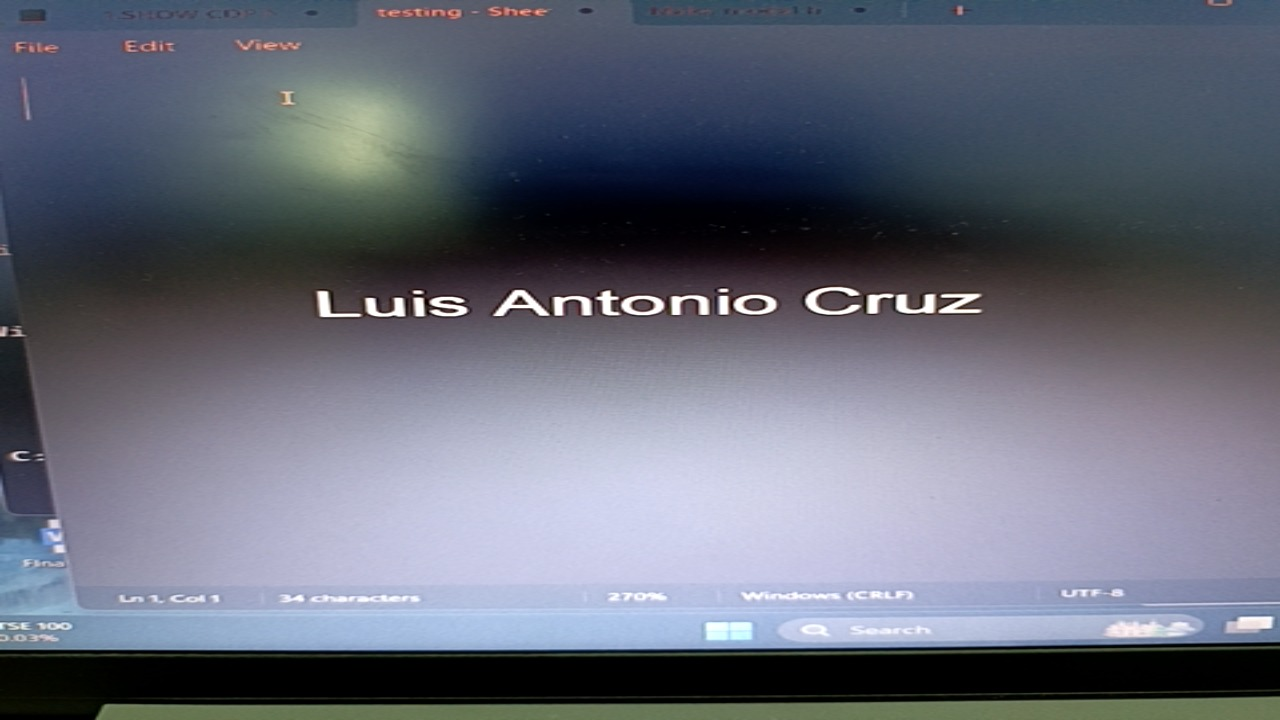
#> input picture Research-Final-Final-Final-rev/test1.png, 1280 x 720 px
$ python ocr.py
#> lines starting #> are read from the running program, lines starting #| are printed output that depends on the picture; after the words box and inside, x2 and y2 are one past the last pixel; in counts of white or black regions, pixels touching at a corner belong together
import cv2
import pytesseract

# Path for Windows
pytesseract.pytesseract.tesseract_cmd = r"C:\Program Files\Tesseract-OCR\tesseract.exe"

# Read in image as grayscale
image = cv2.imread('test1.png',0)
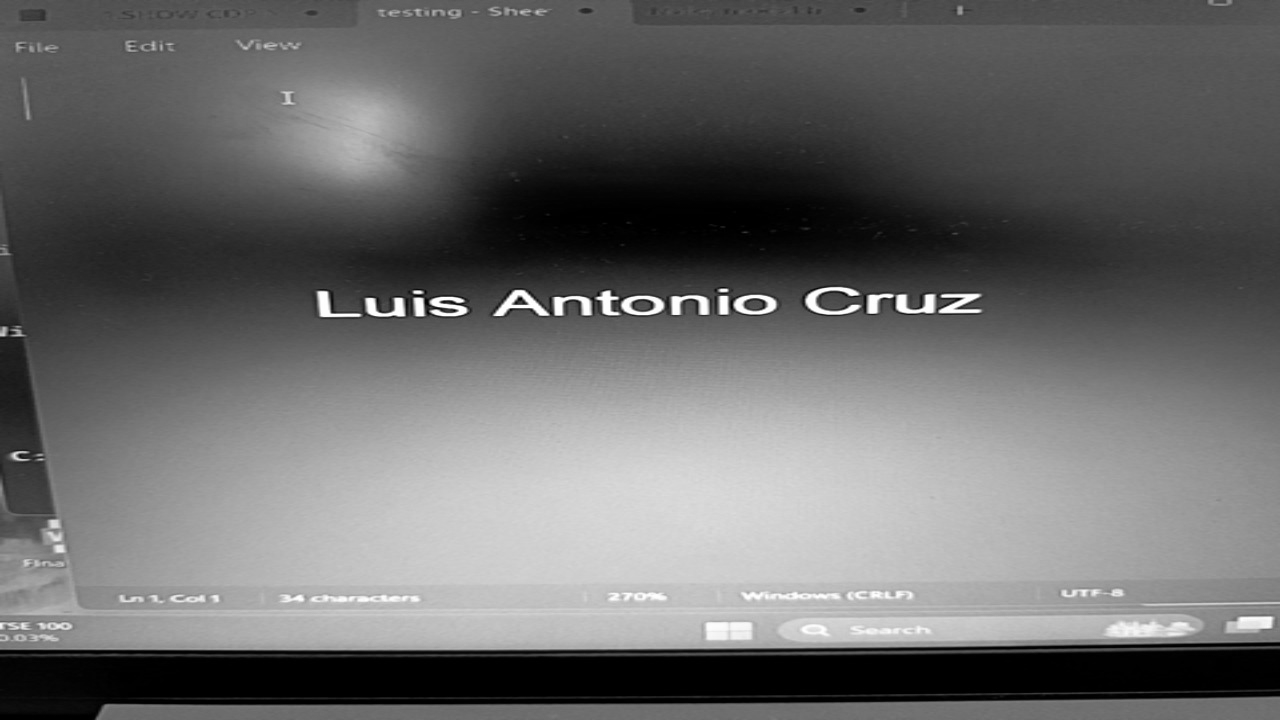
#> image: shape (720, 1280); min 0, max 255, mean 106.2
thresh = cv2.threshold(image, 150, 255, cv2.THRESH_BINARY)[1]
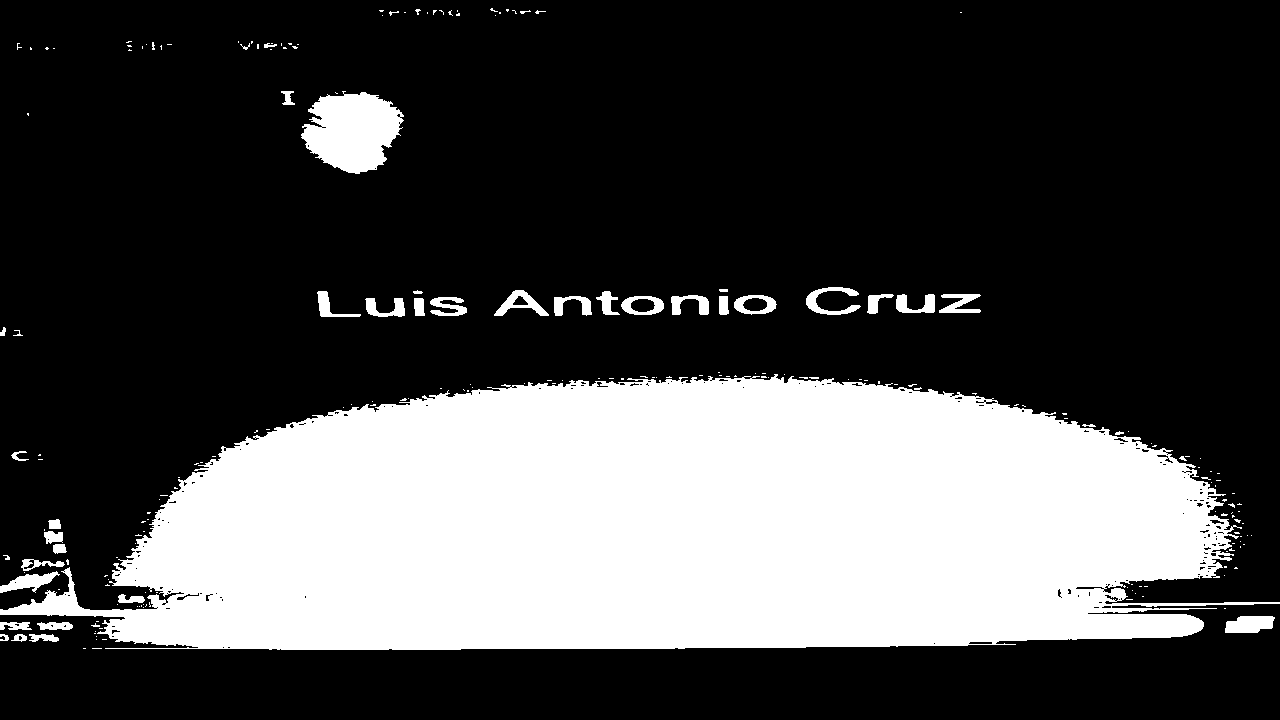
#> thresh: shape (720, 1280); 29.3% white; 220 white regions (178 under 20 px), largest, box (x1, y1, x2, y2) and area: (0, 374, 1280, 650) 254020, (301, 91, 404, 174) 5884, (1225, 616, 1275, 633) 694
kernel = cv2.getStructuringElement(cv2.MORPH_RECT, (3,3))
close = cv2.morphologyEx(thresh, cv2.MORPH_CLOSE, kernel)
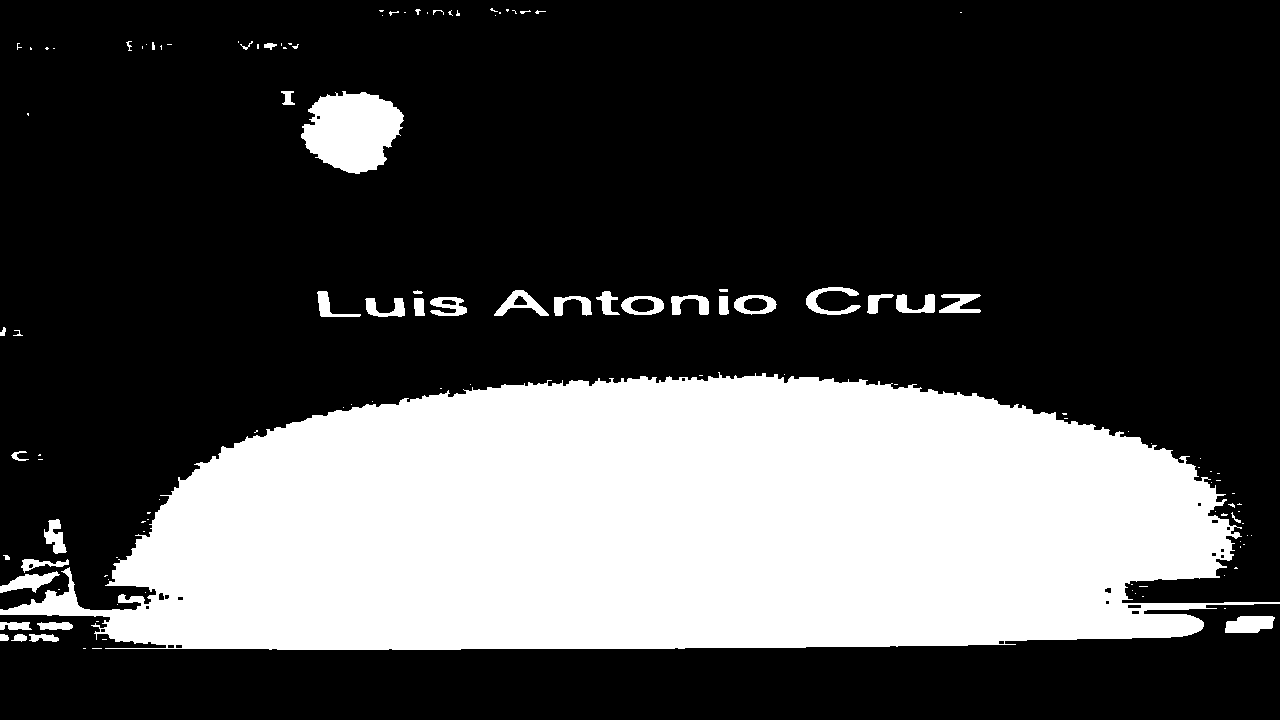
#> close: shape (720, 1280); 29.6% white; 126 white regions (86 under 20 px), largest, box (x1, y1, x2, y2) and area: (0, 372, 1280, 650) 257223, (301, 91, 404, 174) 6002, (1225, 616, 1275, 633) 694

# Invert image to use for Tesseract
result = 255 - close
cv2.imshow('image', image)
cv2.imshow('thresh', thresh)
cv2.imshow('close', close)
cv2.imshow('result', result)

# Throw image into tesseract
print(pytesseract.image_to_string(result))
#> (this line was passed over: pytesseract is not available in this run)
cv2.waitKey()

$ run again, with Research-Final-Final-Final-rev/test2.png copied over Research-Final-Final-Final-rev/test1.png
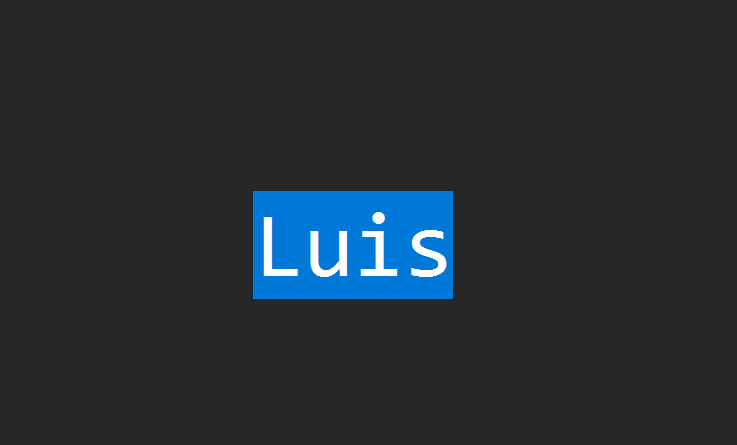
#> input picture Research-Final-Final-Final-rev/test2.png, 737 x 445 px
#> `image = cv2.imread('test1.png',0)`:
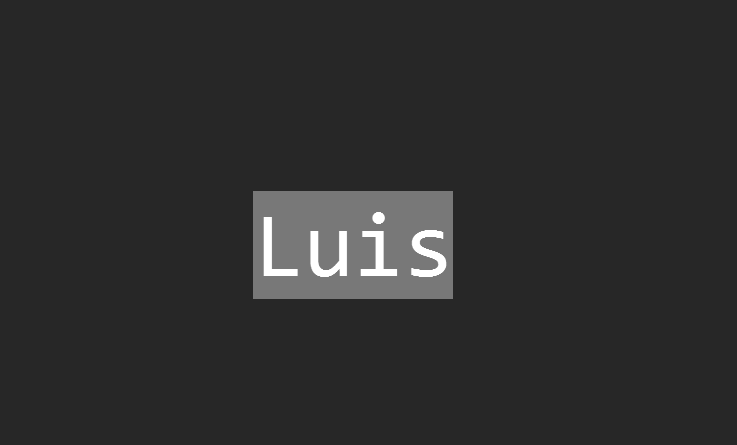
#> image: shape (445, 737); min 39, max 255, mean 45.6
#> `thresh = cv2.threshold(image, 150, 255, cv2.THRESH_BINARY)[1]`:
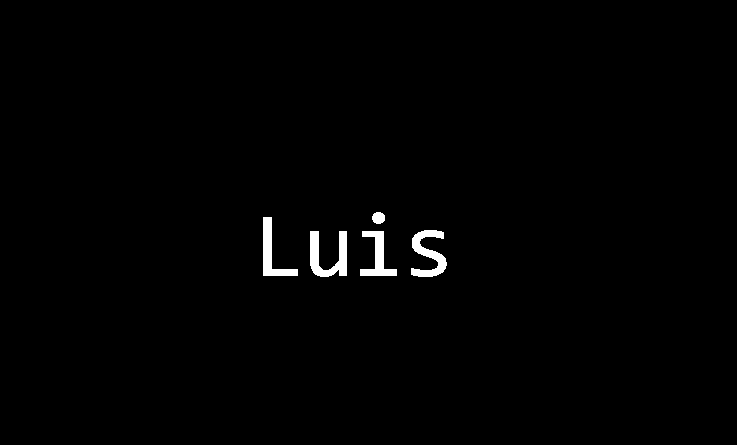
#> thresh: shape (445, 737); 0.98% white; 5 white regions, box (x1, y1, x2, y2) and area: (310, 231, 347, 277) 898, (411, 230, 447, 277) 808, (263, 217, 298, 276) 713, (360, 231, 397, 276) 679, (372, 212, 385, 224) 126
